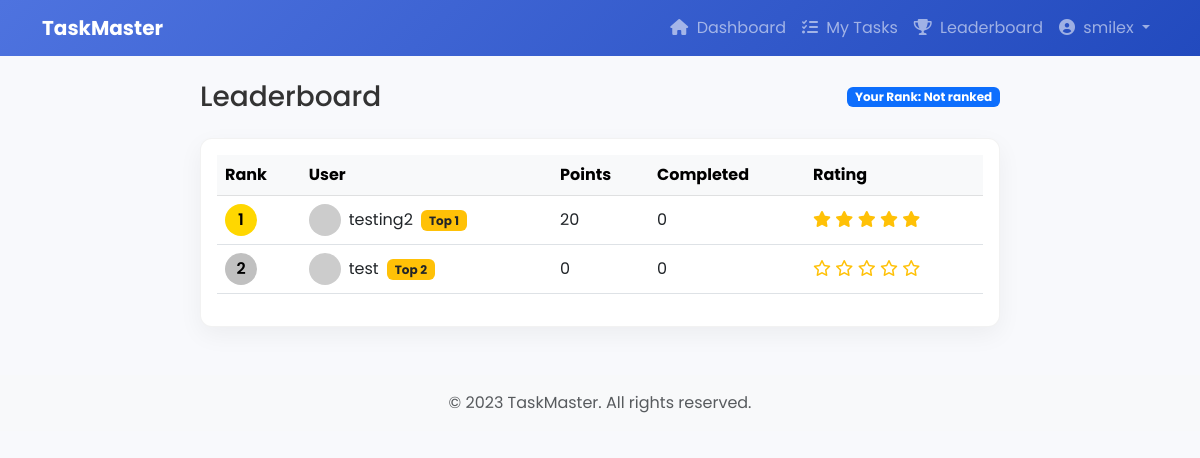
/user-leaderboard/ (signed in), run on an earlier commit of the app's database.
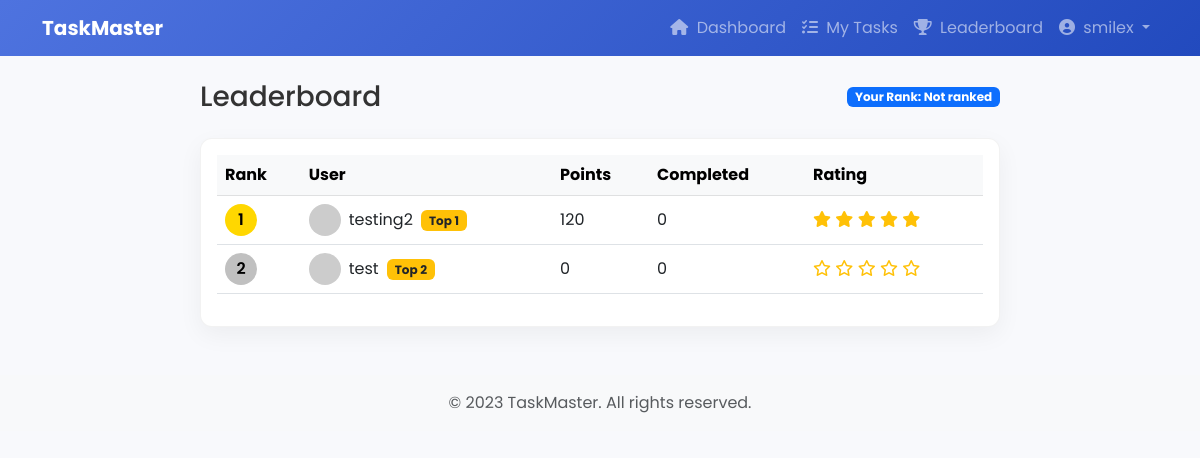
And on a later commit of the database.
### myapp/models.py (models this page shows, shortened)
class CustomUser(AbstractUser):
    is_admin = models.BooleanField(default=False)
    points = models.IntegerField(default=0)
    rewards = models.IntegerField(default=0)

### myapp/views.py (the view)
# urls.py: path('user-leaderboard/', user_leaderboard, name='userleaderboard'),
@login_required
def user_leaderboard(request):
    leaderboard_users = CustomUser.objects.filter(is_admin=False)\
        .annotate(
            completed_tasks=Count('assigned_tasks', filter=Q(assigned_tasks__status='verified')),
            average_rating=Avg('assigned_tasks__rating', filter=Q(assigned_tasks__rating__isnull=False))
        )\
        .order_by('-points')
    user_position = None
    for i, user in enumerate(leaderboard_users, 1):
        if user == request.user:
            user_position = i
            break
    context = {
        'leaderboard_users': leaderboard_users,
        'user_position': user_position,
        'user_completed': request.user.assigned_tasks.filter(status='verified').count(),
        'user_rating': request.user.assigned_tasks.filter(rating__isnull=False)\
                         .aggregate(avg_rating=Avg('rating'))['avg_rating'] or 0,
    }
    return render(request, 'myapp/user_leaderboard.html', context)

### myapp/templates/myapp/user_leaderboard.html (shortened to what this page needs)
{% extends "myapp/base_user.html" %}
{% load static %}
{% block content %}
<div class="leaderboard-container">
    <div class="d-flex justify-content-between align-items-center mb-4">
        <h1 class="h3 mb-0 text-gray-800">Leaderboard</h1>
        <div class="badge bg-primary">
            Your Rank: {% if user_position %}#{{ user_position }}{% else %}Not ranked{% endif %}
        </div>
    </div>
    <div class="card leaderboard-card mb-4">
        <div class="card-body">
            <div class="table-responsive">
                <table class="table table-hover align-middle">
                    <thead class="table-light">
                        <tr>
                            <th>Rank</th>
                            <th>User</th>
                            <th>Points</th>
                            <th>Completed</th>
                            <th>Rating</th>
                        </tr>
                    </thead>
                    <tbody>
                        {% for user in leaderboard_users %}
                        <tr {% if user == request.user %}class="your-position"{% endif %}>
                            <td>
                                <div class="rank-badge rank-{{ forloop.counter }}">
                                    {{ forloop.counter }}
                                </div>
                            </td>
                            <td>
                                <div class="d-flex align-items-center">
                                    <div class="flex-shrink-0">
                                        <img src="https://ui-avatars.com/api/?name={{ user.username }}&background=random"
                                             class="avatar-xs rounded-circle" alt="{{ user.username }}">
                                    </div>
                                    <div class="flex-grow-1 ms-2">
                                        {{ user.username }}
                                        {% if forloop.counter <= 3 %}
                                        <span class="badge bg-warning text-dark ms-1">Top {{ forloop.counter }}</span>
                                        {% endif %}
                                    </div>
                                </div>
                            </td>
                            <td>{{ user.points }}</td>
                            <td>{{ user.completed_tasks }}</td>
                            <td>
                                <div class="rating">
                                    {% for i in "12345" %}
                                        {% if i|add:0 <= user.average_rating %}
                                            <i class="fas fa-star text-warning"></i>
                                        {% else %}
                                            <i class="far fa-star text-warning"></i>
                                        {% endif %}
                                    {% endfor %}
                                </div>
                            </td>
                        </tr>
                        {% endfor %}
                    </tbody>
                </table>
            </div>
        </div>
    </div>
</div>
{% endblock %}

What changed in the data, as far as the page shows it:
changed CustomUser "testing2": points "20" → "120"
